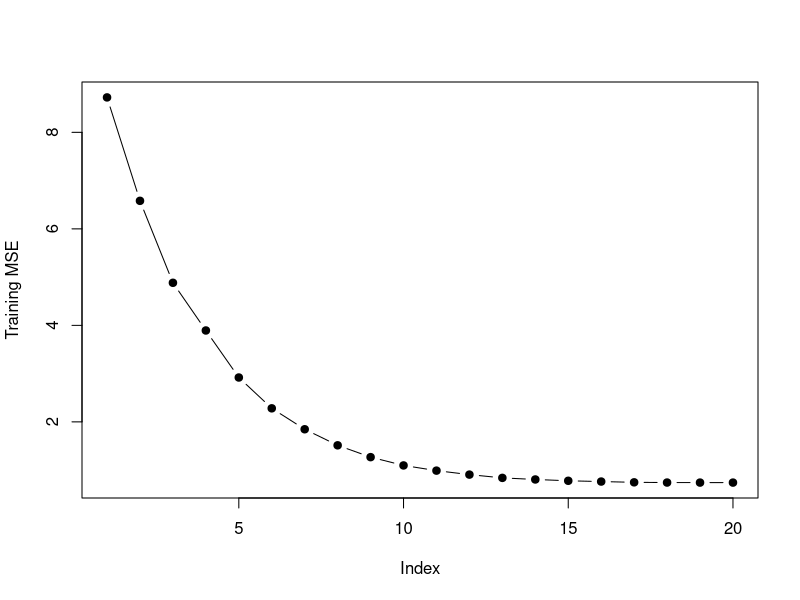
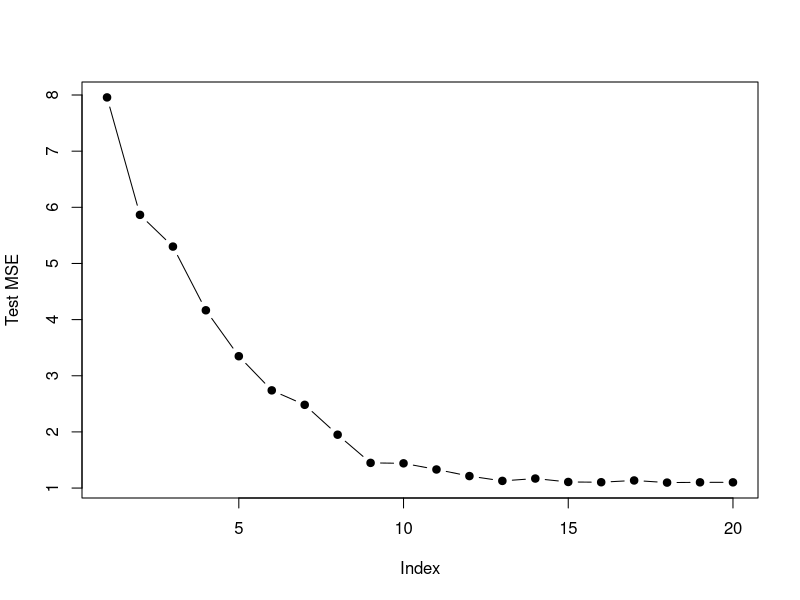
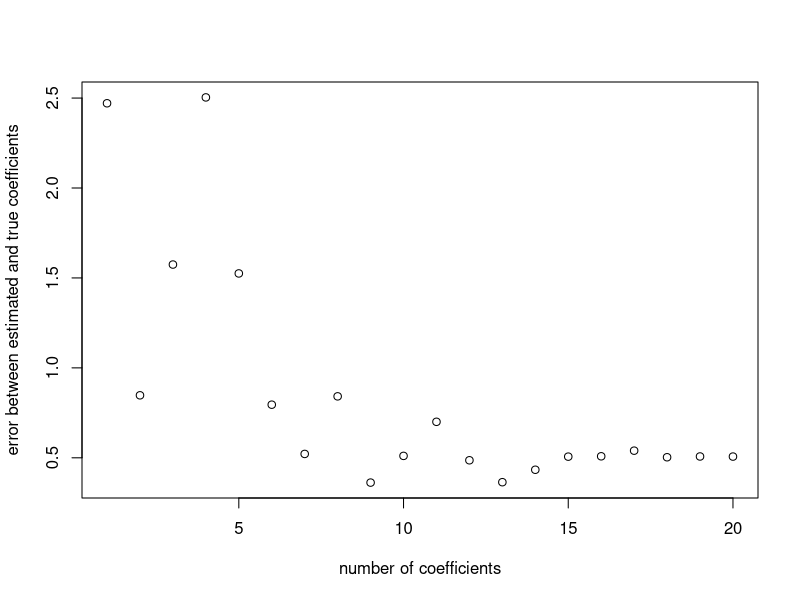

R code for these plots, in order:
## ---- chunk 1
set.seed(1)
p = 20
n = 1000
x = matrix(rnorm(n*p), n, p)
B = rnorm(p)
B[3] = 0
B[4] = 0
B[9] = 0
B[19] = 0
B[10] = 0
eps = rnorm(p)
y = x %*% B + eps

data.full = as.data.frame(x)
colnames(data.full) = paste("col", 1:p, sep="")
data.full$y = y
## ---- chunk 2
train = sample(seq(1000), 100, replace = FALSE)
y.train = data.full$y[train]
y.test = data.full$y[-train]
x.train = model.matrix(y~., data=data.full[train,])
x.test = model.matrix(y~., data=data.full[-train,])
## ---- chunk 3
library(leaps)
regfit.full = regsubsets(y~., data=data.full[train,], nvmax=p)
val.errors = rep(NA, p)
for (i in 1:p) {
  coefi = coef(regfit.full, id=i)
  pred = x.train[, names(coefi)] %*% coefi
  val.errors[i] = mean((y.train - pred)^2)
}
plot(val.errors, ylab="Training MSE", pch=19, type="b")
## ---- chunk 4
val.errors = rep(NA, p)
for (i in 1:p) {
  coefi = coef(regfit.full, id=i)
  pred = as.matrix(x.test[, names(coefi)]) %*% coefi
  val.errors[i] = mean((y.test - pred)^2)
}
plot(val.errors, ylab="Test MSE", pch=19, type="b")
## ---- chunk 5
which.min(val.errors)
## ---- chunk 6
coef(regfit.full, id=16)
## ---- chunk 7
val.errors = rep(NA, p)
a = rep(NA, p)
b = rep(NA, p)
x_cols = colnames(x, do.NULL = FALSE, prefix = "col")
for (i in 1:p) {
  coefi = coef(regfit.full, id=i)
  a[i] = length(coefi)-1
  b[i] = sqrt(
    sum((B[x_cols %in% names(coefi)] - coefi[names(coefi) %in% x_cols])^2) +
    sum(B[!(x_cols %in% names(coefi))])^2)
}
plot(x=a, y=b, xlab="number of coefficients",
     ylab="error between estimated and true coefficients")
which.min(b)
